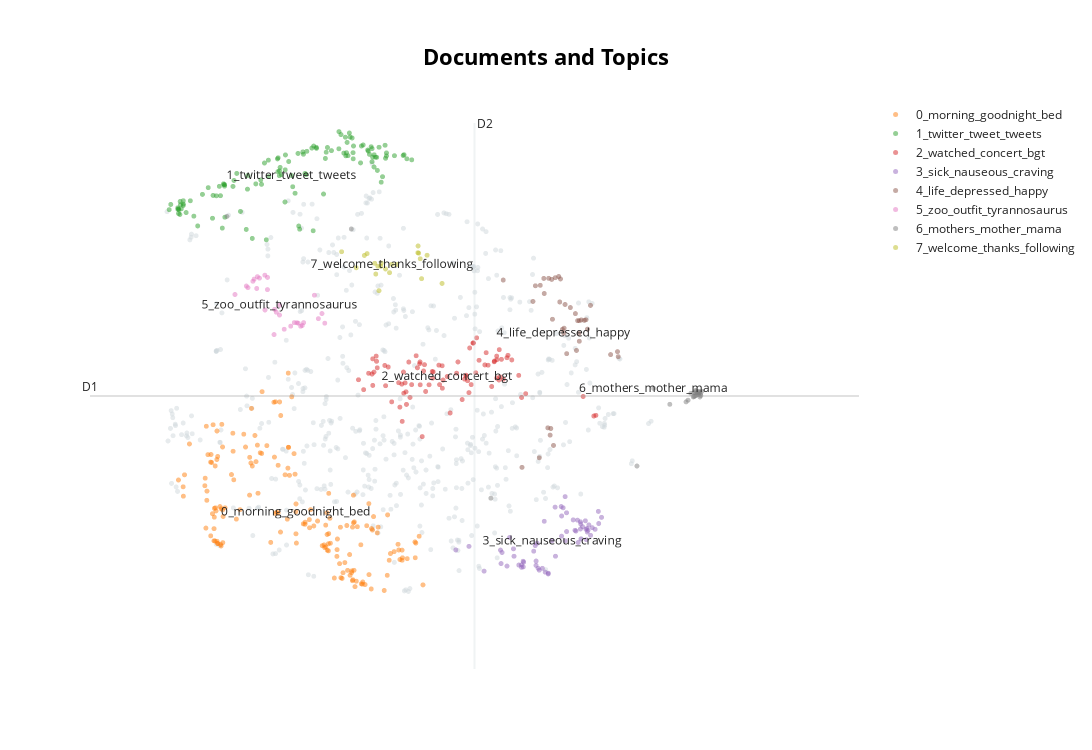

The cell this chart's notebook holds for it:
### Code cell
# Train BERTopic
# topic_model = BERTopic().fit(docs, embeddings)

# Run the visualization with the original embeddings
topic_model.visualize_documents(docs, embeddings=embeddings)
